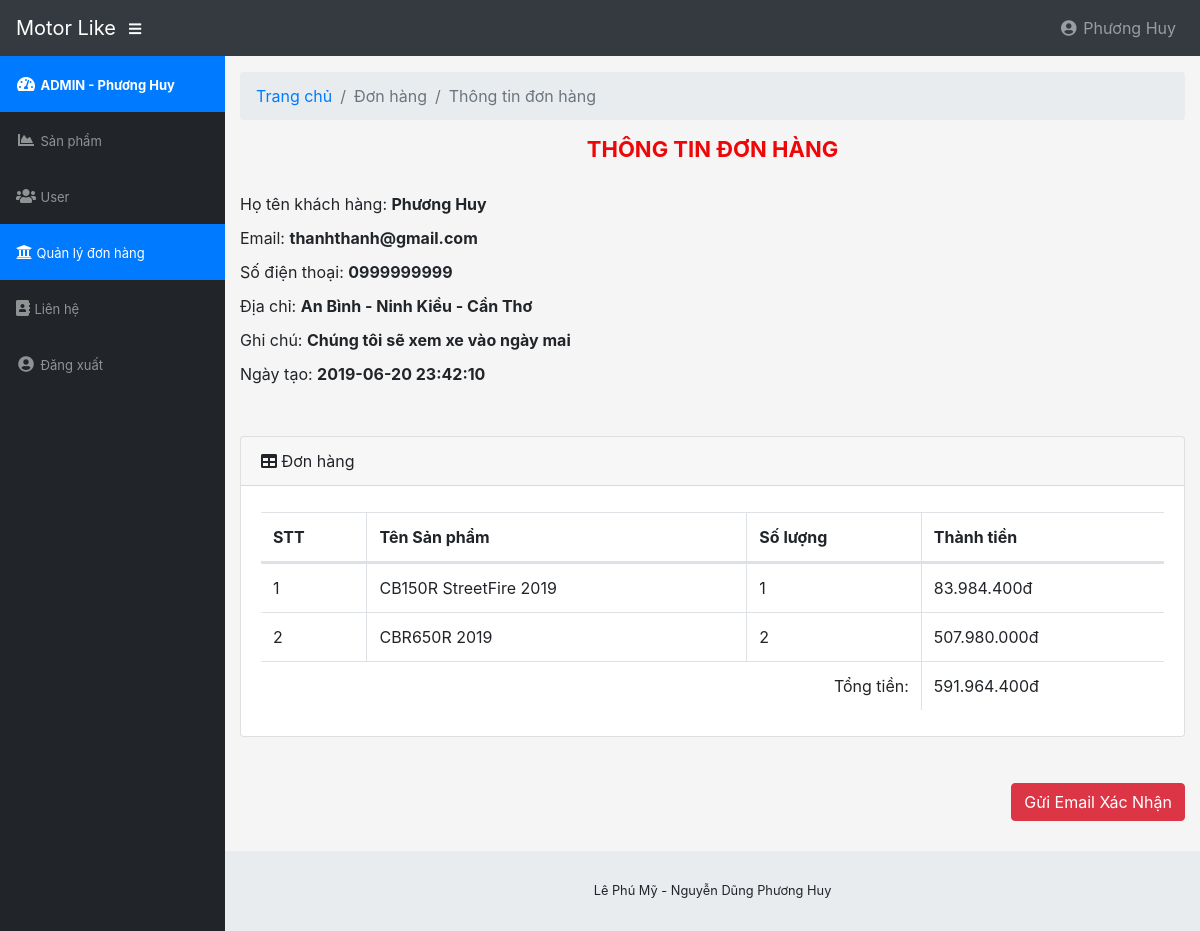
Before: /admin/modules/transaction/view.php?id=10 (signed in) with the older database file.
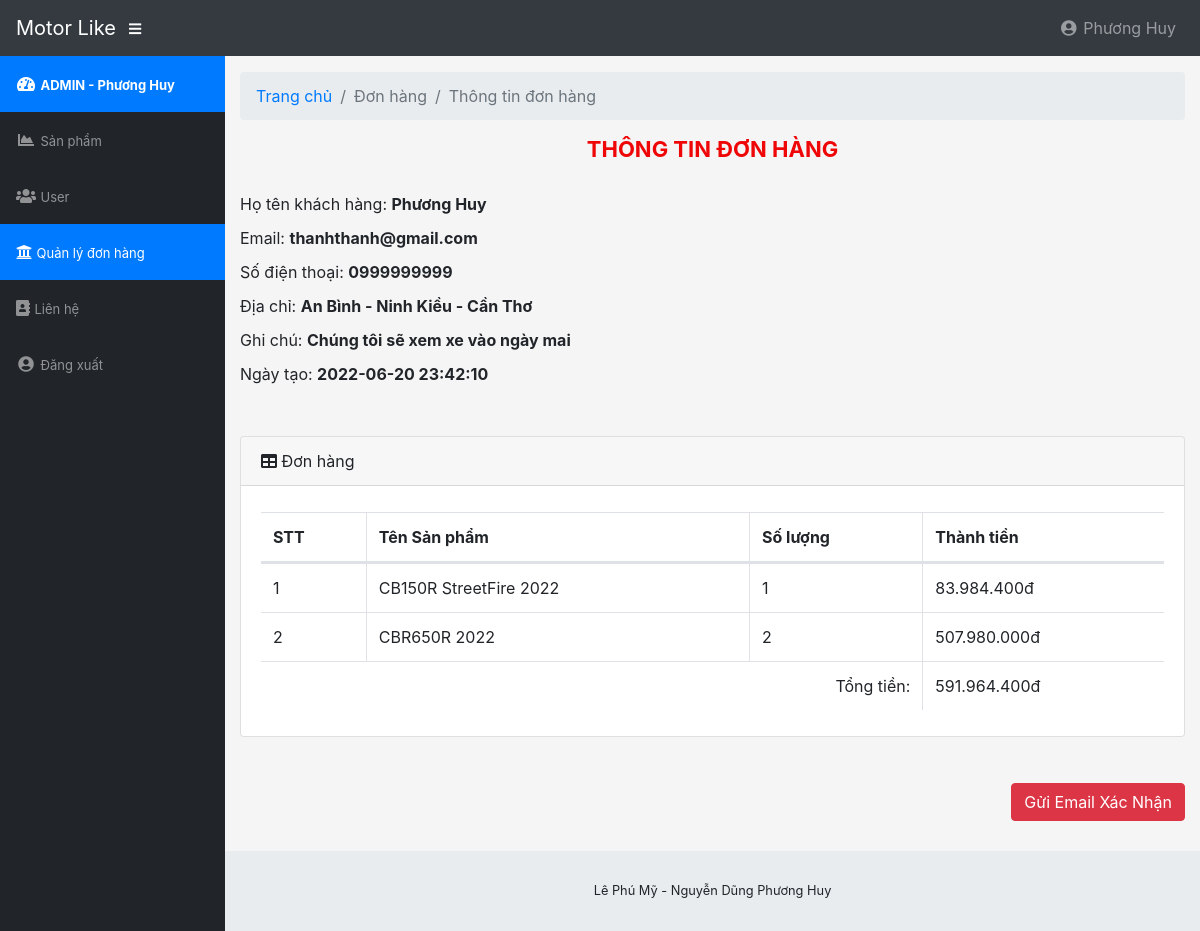
After: the same page with the newer database file.
### tables this page shows
CREATE TABLE `transaction`  (
  `id` int(11) NOT NULL AUTO_INCREMENT,
  `amount` int(11) NULL DEFAULT NULL,
  `users_id` int(11) NULL DEFAULT NULL,
  `status` tinyint(4) NULL DEFAULT 0,
  `note` text NULL,
  `created_at` timestamp(0) NULL DEFAULT CURRENT_TIMESTAMP,
  `updated_at` timestamp(0) NULL DEFAULT CURRENT_TIMESTAMP ON UPDATE CURRENT_TIMESTAMP(0),
  PRIMARY KEY (`id`) USING BTREE
);

CREATE TABLE `orders`  (
  `id` int(11) NOT NULL AUTO_INCREMENT,
  `transaction_id` int(11) NULL DEFAULT NULL,
  `product_id` int(11) NULL DEFAULT NULL,
  `qty` int(11) NULL DEFAULT NULL,
  `price` int(11) NULL DEFAULT NULL,
  `created_at` timestamp(0) NOT NULL DEFAULT CURRENT_TIMESTAMP,
  `updated_at` timestamp(0) NOT NULL DEFAULT CURRENT_TIMESTAMP ON UPDATE CURRENT_TIMESTAMP(0),
  PRIMARY KEY (`id`) USING BTREE
);

CREATE TABLE `product`  (
  `id` int(11) NOT NULL AUTO_INCREMENT,
  `name` varchar(100) NULL DEFAULT NULL,
  `slug` varchar(100) NULL DEFAULT NULL,
  `price` int(11) NULL DEFAULT NULL,
  `sale` tinyint(4) NULL DEFAULT 0,
  `pay` int(11) NULL DEFAULT 0,
  `thumbar` varchar(100) NULL DEFAULT NULL,
  `category_id` int(11) NULL DEFAULT NULL,
  `content` text NULL,
  `number` int(11) NULL DEFAULT 0,
  `head` int(11) NULL DEFAULT 0,
  `short_description` text NULL,
  `view` int(11) NULL DEFAULT 0,
  `hot` tinyint(4) NULL DEFAULT 0,
  `created_at` timestamp(0) NULL DEFAULT CURRENT_TIMESTAMP,
  `updated_at` timestamp(0) NULL DEFAULT CURRENT_TIMESTAMP ON UPDATE CURRENT_TIMESTAMP(0),
  `home` tinyint(4) NULL DEFAULT 1,
  PRIMARY KEY (`id`) USING BTREE
);

### libraries/Database.php (called while the page is built, shortened)
<?php
class Database
{
    public $link;
    public function __construct()
    {
        $this->link = mysqli_connect("localhost","root","","storemotor") or die ();
        mysqli_set_charset($this->link,"utf8");
    }
    public function fetchsql( $sql )
    {
        $result = mysqli_query($this->link,$sql) or die("Lỗi  truy vấn sql " .mysqli_error($this->link));
        $data = [];
        if( $result)
        {
            while ($num = mysqli_fetch_assoc($result))
            {
                $data[] = $num;
            }
        }
        return $data;
    }
    public function fetchID($table , $id )
    {
        $sql = "SELECT * FROM {$table} WHERE id = $id ";
        $result = mysqli_query($this->link,$sql) or die("Lỗi  truy vấn fetchID " .mysqli_error($this->link));
        return mysqli_fetch_assoc($result);
    }
}
?>

### admin/autoload/autoload.php (called while the page is built, shortened)
<?php
require_once  __DIR__."/../../libraries/Database.php";
require_once __DIR__."/../../libraries/Function.php";
$db = new Database;
?>

### libraries/Function.php (called while the page is built, shortened)
<?php
function  getInput($string)
{
    return isset($_GET[$string]) ? $_GET[$string] : '';
}
function formatPrice($number)
{
    $number = intval($number);
    return $number = number_format($number,0,',','.') . "đ";
}
?>

### admin/modules/transaction/view.php (the view, shortened to what the changed rows need)
<?php
require_once __DIR__."/../../autoload/autoload.php";
$id = intval(getInput('id'));
$view_transaction = $db->fetchID('transaction', $id);
$orders = $db->fetchsql("SELECT * FROM orders WHERE transaction_id = ".$view_transaction['id']);
?>
<?php require_once __DIR__."/../../layouts/header.php"; ?>
    <div class="container-fluid">
        <div class="admin-title-top">
            <h1>Thông tin đơn hàng</h1>
        </div>
        <div class="infor-user-order">
            <ul>
                <li>
                    <span>Ghi chú: </span> <strong><?php echo $view_transaction['note'] ?></strong>
                </li>
                <li>
                    <span>Ngày tạo: </span> <strong><?php echo $view_transaction['created_at'] ?></strong>
                </li>
            </ul>
        </div>
        <div class="admin-content">
            <div class="card mb-3">
                <div class="card-body">
                    <div class="table-responsive">
                        <table class="table table-bordered" id="dataTable" width="100%" cellspacing="0">
                            <thead>
                            <tr>
                                <th>STT</th>
                                <th>Tên Sản phẩm</th>
                                <th>Số lượng</th>
                                <th>Thành tiền</th>
                            </tr>
                            </thead>
                            <tbody>
                                <?php
                                foreach ($orders as $key=>$order):
                                    $product = $db->fetchsql("SELECT name FROM product WHERE id = ".$order['product_id']);
                                ?>
                                <tr>
                                    <td><?php echo $key+1; ?></td>
                                    <td><?php echo $product[0]['name']; ?></td>
                                    <td><?php echo $order['qty']; ?></td>
                                    <td><?php echo formatPrice($order['price'] * $order['qty']); ?></td>
                                </tr>
                                <?php endforeach; ?>
                            </tbody>
                        </table>
                    </div>
                </div>
            </div>
        </div>
    </div>
<?php require_once __DIR__."/../../layouts/footer.php"; ?>

Changed rows visible on the page:
changed transaction "Chúng tôi sẽ xem xe vào ngày mai": created_at "2019-06-20 23:42:10" → "2022-06-20 23:42:10"
changed orders: product.name "CB150R StreetFire 2019" → "CB150R StreetFire 2022"
changed orders: product.name "CBR650R 2019" → "CBR650R 2022"
